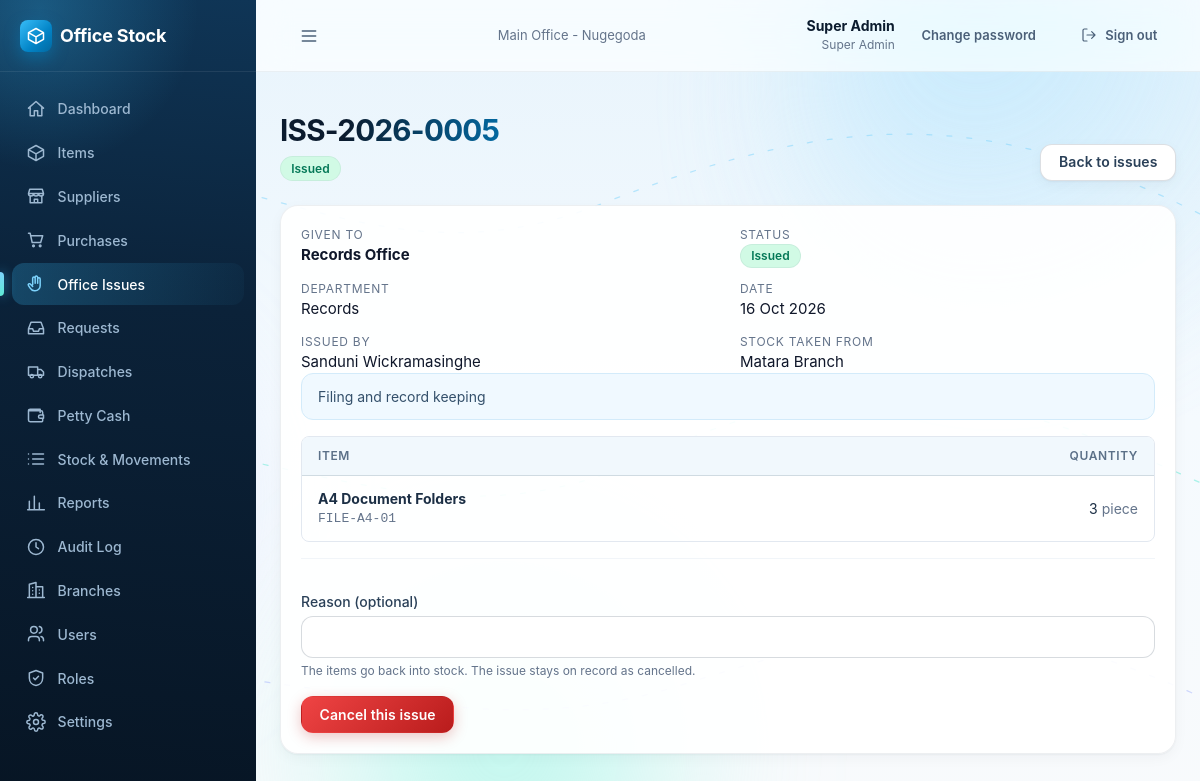
The page /office-issues/5/ (signed in) on the database as committed earlier.
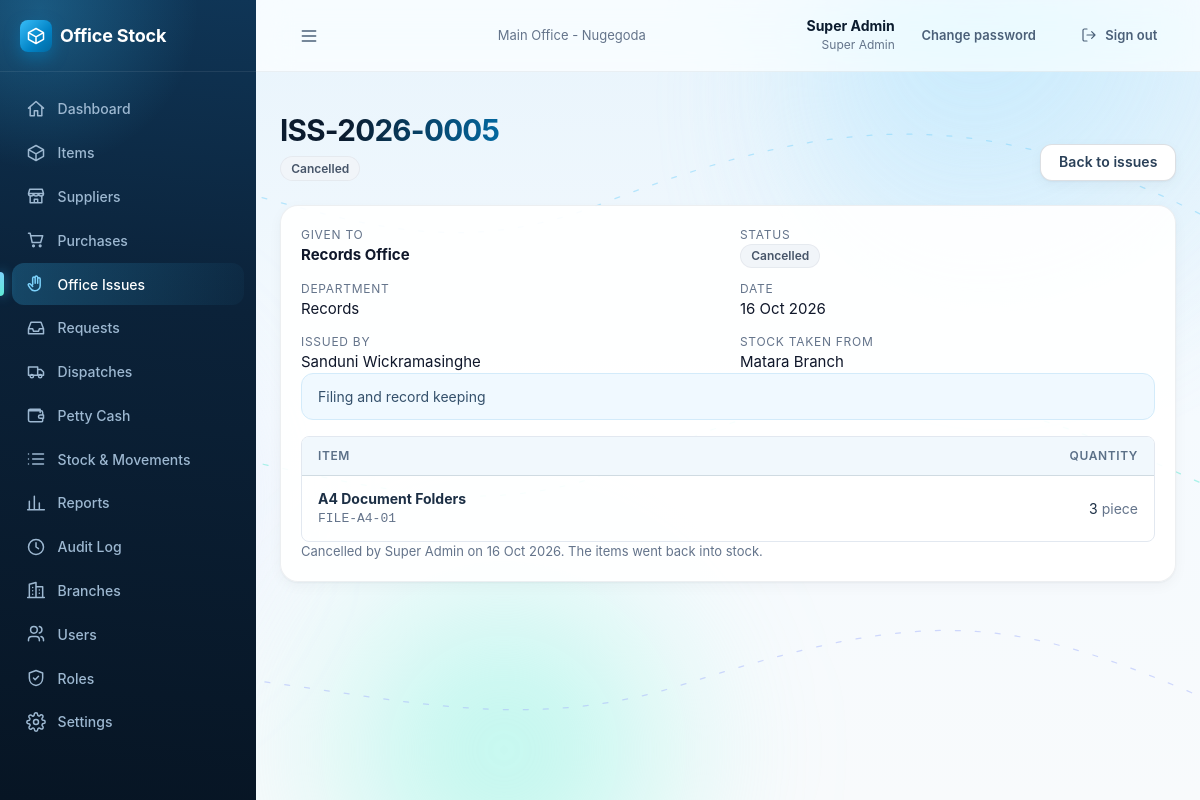
The same page on the database as committed later.
### inventory/models.py (models this page shows, shortened)
class OfficeIssue(models.Model):
    number = models.CharField(max_length=30, unique=True)  # ISS-2026-0001
    recipient = models.CharField(max_length=120)
    department = models.CharField(max_length=120, blank=True, default='')
    issue_date = models.DateField()
    branch = models.ForeignKey('accounts.Branch', null=True, blank=True, on_delete=models.PROTECT, related_name='+')
    status = models.CharField(max_length=20, choices=choices(ISSUE_STATUS), default=ISSUE_STATUS.ISSUED)
    purpose = models.CharField(max_length=300, blank=True, default='')
    issued_by = models.ForeignKey(settings.AUTH_USER_MODEL, on_delete=models.PROTECT, related_name='+')
    cancelled_by = models.ForeignKey(settings.AUTH_USER_MODEL, null=True, blank=True, on_delete=models.PROTECT, related_name='+')
    cancelled_at = models.DateTimeField(null=True, blank=True)
    cancel_reason = models.CharField(max_length=200, blank=True, default='')
    created_at = models.DateTimeField(auto_now_add=True)
    updated_at = models.DateTimeField(auto_now=True)
    class Meta:
        ordering = ['-issue_date', '-created_at']
        indexes = [
            models.Index(fields=['branch', '-issue_date', '-created_at']),
            models.Index(fields=['status', '-issue_date']),
        ]

### accounts/models.py (models this page shows, shortened)
class User(AbstractBaseUser):
    name = models.CharField(max_length=120)
    email = models.EmailField(unique=True)
    role = models.CharField(max_length=40)
    permissions = models.JSONField(null=True, blank=True, default=None)
    branch = models.ForeignKey(Branch, on_delete=models.PROTECT, related_name='users')
    active = models.BooleanField(default=True)
    failed_logins = models.PositiveSmallIntegerField(default=0)
    locked_until = models.DateTimeField(null=True, blank=True)
    created_at = models.DateTimeField(auto_now_add=True)
    updated_at = models.DateTimeField(auto_now=True)
    USERNAME_FIELD = 'email'
    REQUIRED_FIELDS = ['name']
    objects = UserManager()
    class Meta:
        ordering = ['name']
    @property
    def role_def(self):
        if not hasattr(self, '_role_def'):
            if self.role == SUPER_ADMIN_ROLE['key']:
                self._role_def = SUPER_ADMIN_ROLE
            else:
                r = Role.objects.filter(key=self.role).first()
                self._role_def = r.as_def() if r else None
        return self._role_def
    @property
    def role_name(self):
        return (self.role_def or {}).get('name') or self.role

class Branch(models.Model):
    name = models.CharField(max_length=120)
    code = models.CharField(max_length=10, unique=True)
    type = models.CharField(max_length=10, choices=[(BRANCH_TYPES.MAIN, 'Main office'), (BRANCH_TYPES.BRANCH, 'Branch')],
                            default=BRANCH_TYPES.BRANCH)
    address = models.CharField(max_length=250, blank=True, default='')
    phone = models.CharField(max_length=40, blank=True, default='')
    active = models.BooleanField(default=True)
    created_at = models.DateTimeField(auto_now_add=True)
    updated_at = models.DateTimeField(auto_now=True)
    class Meta:
        ordering = ['type', 'name']
        constraints = [
            models.UniqueConstraint(fields=['type'], condition=models.Q(type=BRANCH_TYPES.MAIN), name='one_main_office'),
        ]

### inventory/views.py (the view)
# urls.py: path('office-issues/<int:pk>/', views.issue_detail, name='issue_detail'),
@permission_required('issues.view')
def issue_detail(request, pk):
    issue = issues.get_issue(request.user, pk)
    form = inv_forms.CancelIssueForm()
    return render(request, 'inventory/issue_detail.html', {
        **_issue_view_model(issue), 'form': form, 'cancelled': issue.status == 'cancelled',
        'can_issue': has_any(request.user, ['issues.manage']), 'show_branch': not is_branch_side(request.user)})

### inventory/forms.py
class CancelIssueForm(forms.Form):
    reason = forms.CharField(label='Reason (optional)', required=False, max_length=200,
                             help_text='The items go back into stock. The issue stays on record as cancelled.',
                             error_messages={'max_length': 'Use 200 characters or fewer'})

### core/context_processors.py (called while the page is built)
def app(request):
    ctx = {}
    user = getattr(request, 'user', None)
    if user is None or not user.is_authenticated:
        return ctx
    settings = Setting.get()
    ctx['app_settings'] = settings
    perms = getattr(request, 'perms', [])
    nav = []
    path = request.path
    for n in visible_nav(user, perms, settings.branch_module_enabled):
        try:
            url = reverse(n['url'])
        except NoReverseMatch:
            continue
        active = path == url if n.get('exact') else path.startswith(n['match'])
        nav.append({**n, 'href': url, 'active': active})
    ctx.update({
        'nav': nav,
        'perm': {p.replace('.', '_'): (p in perms) for p in ALL_PERMISSIONS},
        'is_branch_side': side_of(user) == 'branch',
        'is_super_admin': user.role == 'super_admin',
    })
    return ctx

### inventory/templates/inventory/issue_detail.html (shortened to what this page needs)
{% extends "base.html" %}
{% load ui %}
{% block content %}
<div class="page-header"><div><h1>{{ i.number }}</h1><p>{% status_badge 'issue' i.status %}</p></div>
  <a class="btn btn-secondary" href="{% url 'inventory:issue_list' %}">Back to issues</a></div>
<div class="card"><div class="card-body stack">
  <dl class="facts">
    <div><dt>Given to</dt><dd><b>{{ i.recipient }}</b></dd></div>
    <div><dt>Status</dt><dd>{% status_badge 'issue' i.status %}</dd></div>
    <div><dt>Department</dt><dd>{{ i.department|default:"–" }}</dd></div>
    <div><dt>Date</dt><dd>{{ i.issue_date|fdate }}</dd></div>
    <div><dt>Issued by</dt><dd>{{ i.issued_by.name }}</dd></div>
    {% if show_branch %}<div><dt>Stock taken from</dt><dd>{{ i.branch.name|default:"Main office" }}</dd></div>{% endif %}
  </dl>
  {% if i.purpose %}<p class="notice" style="margin:0">{{ i.purpose }}</p>{% endif %}
  <div class="table-wrap" style="border:1px solid var(--s200);border-radius:8px"><table class="data">
    <thead><tr><th>Item</th><th class="num">Quantity</th></tr></thead>
    <tbody>{% for l in lines %}<tr><td><b>{{ l.item.name }}</b><div class="mono small muted">{{ l.item.code }}</div></td>
      <td class="num nowrap">{{ l.quantity }} <span class="muted">{{ l.item.unit }}</span></td></tr>{% endfor %}</tbody>
  </table></div>
  {% if cancelled %}
    <p class="small muted" style="margin:0">Cancelled{% if i.cancelled_by %} by {{ i.cancelled_by.name }}{% endif %}{% if i.cancelled_at %} on {{ i.cancelled_at|fdate }}{% endif %}{% if i.cancel_reason %}: {{ i.cancel_reason }}{% endif %}. The items went back into stock.</p>
  {% elif can_issue %}
    <form method="post" action="{% url 'inventory:issue_cancel' i.pk %}" class="stack" style="border-top:1px solid var(--s100);padding-top:1rem"
          data-confirm="Cancel {{ i.number }}? The items go back into stock and the issue stays on record as cancelled.">
      {% field form.reason %}
      <div><button class="btn btn-danger" type="submit">Cancel this issue</button></div>
    </form>
  {% endif %}
</div></div>
{% endblock %}

### templates/base.html (shortened to what this page needs)
{% load static ui %}<!doctype html>
<html lang="en">
<head>
  <link rel="stylesheet" href="{% static 'css/app.css' %}">
  <link rel="stylesheet" href="{% static 'css/premium.css' %}">
</head>
<body>
<div class="ambient" aria-hidden="true">
  <span class="blob b1" data-parallax="0.10"><i></i></span>
  <span class="blob b2" data-parallax="-0.07"><i></i></span>
  <span class="blob b3" data-parallax="0.05"><i></i></span>
</div>
<div class="shell">
  <aside class="sidebar" id="sidebar">
    <div class="brand"><div class="brand-mark">{% icon 'box' %}</div><span class="brand-name">Office Stock</span></div>
    <nav class="nav" aria-label="Main">
      {% for n in nav %}<a href="{{ n.href }}" class="{% if n.active %}active{% endif %}">{% icon n.icon %}{{ n.label }}</a>{% endfor %}
    </nav>
  </aside>
  <div class="main-col">
    <header class="topbar">
      <button class="btn btn-ghost menu-btn" type="button" data-nav-open aria-label="Open menu">{% icon 'menu' %}</button>
      <div class="branch-name muted small">{{ request.user.branch.name }}</div>
      <div class="topbar-right">
        <div class="who"><b>{{ request.user.name }}</b><span>{{ request.user.role_name }}</span></div>
        <a class="btn btn-ghost btn-sm" href="{% url 'accounts:change_password' %}">Change password</a>
        <form method="post" action="{% url 'accounts:logout' %}" class="inline">{% csrf_token %}
          <button class="btn btn-ghost btn-sm" type="submit">{% icon 'logout' 'icon icon-sm' %}<span class="hide-sm">Sign out</span></button>
        </form>
      </div>
    </header>
    <main class="content">
      {% block content %}{% endblock %}
    </main>
  </div>
</div>
</body>
</html>

Rows that differ between the two databases and show on the page:
changed OfficeIssue "Records Office": status "Issued" → "Cancelled"; cancelled_by.name (not shown) → "Super Admin"; cancelled_at|fdate (not shown) → "16 Oct 2026"; cancelled_at empty → "2026-10-16 11:14:27.248875" (drawn)
Other text that changed with them:
{{ f.label }}: "Reason (optional)" → (not shown)
{{ hint|default:f.help_text }}: "The items go back into stock. The issue stays on record as cancelled." → (not shown)
text no longer shown: "Cancel this issue"
text now shown: "Cancelled by on . The items went back into stock."
